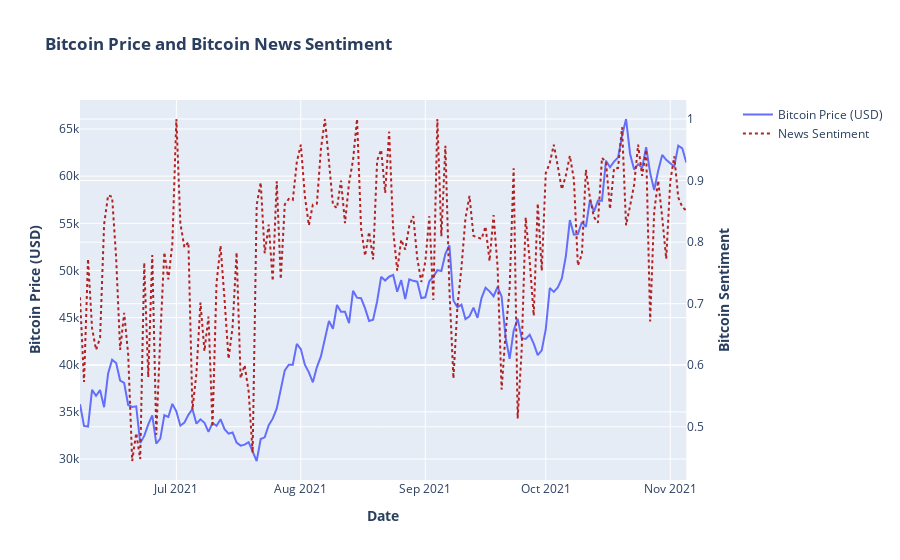

Notebook cell for this chart:
### Code cell
import plotly.graph_objects as go
from plotly.subplots import make_subplots

# Create figure with secondary y-axis
fig = make_subplots(specs=[[{"secondary_y": True}]])

# Add traces
fig.add_trace(
    go.Scatter(x=df_chartdata.index, y=df_chartdata['price'], name="Bitcoin Price (USD)"),
    secondary_y=False,
)

fig.add_trace(
    go.Scatter(x=df_chartdata.index, y=df_chartdata['polarity'], name="News Sentiment", line = dict(color='firebrick', dash='dot')),
    secondary_y=True,
)

# Add figure title
fig.update_layout(
    title_text="<b>Bitcoin Price and Bitcoin News Sentiment</b>"
)

# Set x-axis title
fig.update_xaxes(title_text="<b>Date</b>")

# Set y-axes titles
fig.update_yaxes(title_text="<b>Bitcoin Price (USD)</b>", secondary_y=False)
fig.update_yaxes(title_text="<b>Bitcoin Sentiment</b>", secondary_y=True)

fig.show()

### Figure 1 — Plotly figure (JSON) as saved in the notebook; plotly's stock layout.template omitted (floating-point values rounded to 4 significant figures; data arrays with more than 128 entries replaced by an {"elided": "..."} marker saying what was removed)
{"data": [{"name": "Bitcoin Price (USD)", "type": "scatter", "x": {"elided": "152 str values"}, "xaxis": "x", "y": {"elided": "152 float values"}, "yaxis": "y"}, {"line": {"color": "firebrick", "dash": "dot"}, "name": "News Sentiment", "type": "scatter", "x": {"elided": "152 str values"}, "xaxis": "x", "y": {"elided": "152 float values"}, "yaxis": "y2"}], "layout": {"title": {"text": "<b>Bitcoin Price and Bitcoin News Sentiment</b>"}, "xaxis": {"anchor": "y", "domain": [0, 0.94], "title": {"text": "<b>Date</b>"}}, "yaxis": {"anchor": "x", "domain": [0, 1], "title": {"text": "<b>Bitcoin Price (USD)</b>"}}, "yaxis2": {"anchor": "x", "overlaying": "y", "side": "right", "title": {"text": "<b>Bitcoin Sentiment</b>"}}}}
